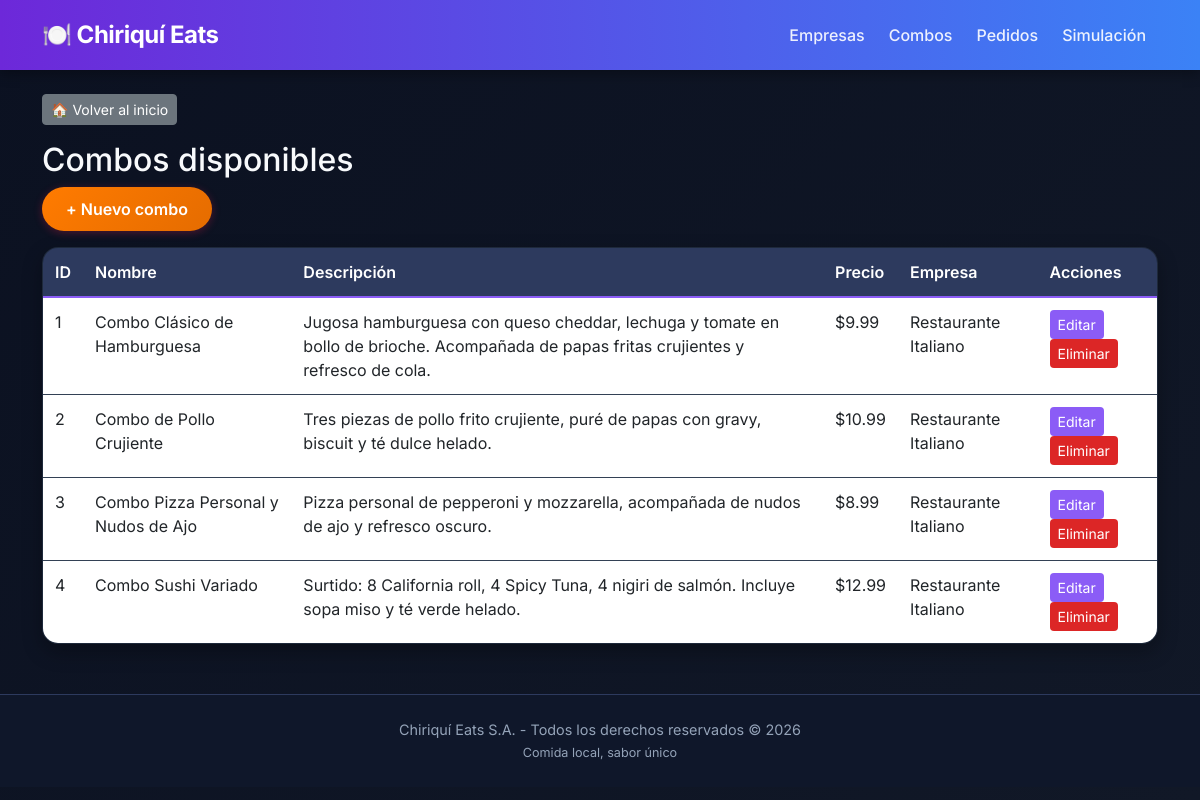
Page /combos on the committed database.
### models.py (models this page shows, shortened)
class Combo(db.Model):
    __tablename__ = 'combos'
    id = db.Column(db.Integer, primary_key=True)
    name = db.Column(db.String(100), nullable=False)
    description = db.Column(db.String(255))
    items = db.Column(db.String(500))   # nuevo: lista de comidas separadas por coma
    price = db.Column(db.Float, nullable=False)
    company_id = db.Column(db.Integer, db.ForeignKey('companies.id'), nullable=False)

class Company(db.Model):
    __tablename__ = 'companies'
    id = db.Column(db.Integer, primary_key=True)
    name = db.Column(db.String(100), nullable=False)
    email = db.Column(db.String(100), nullable=False)
    phone = db.Column(db.String(20))
    address = db.Column(db.String(200))
    combos = db.relationship('Combo', backref='company', lazy=True, cascade='all, delete-orphan')

### app.py (the view)
@app.route('/combos')
def list_combos():
    combos = Combo.query.all()
    return render_template('combos.html', combos=combos)

### templates/combos.html
{% extends "base.html" %}
{% block content %}
<a href="{{ url_for('index') }}" class="btn btn-secondary btn-sm mb-3">🏠 Volver al inicio</a>
<h2>Combos disponibles</h2>
<a href="{{ url_for('create_combo') }}" class="btn btn-primary mb-3">+ Nuevo combo</a>
<table class="table">
    <thead>
        <tr><th>ID</th><th>Nombre</th><th>Descripción</th><th>Precio</th><th>Empresa</th><th>Acciones</th></tr>
    </thead>
    <tbody>
        {% for combo in combos %}
        <tr>
            <td>{{ combo.id }}</td>
            <td>{{ combo.name }}</td>
            <td>{{ combo.description }}</td>
            <td>${{ combo.price }}</td>
            <td>{{ combo.company.name }}</td>
            <td>
                <a href="{{ url_for('edit_combo', id=combo.id) }}" class="btn btn-sm btn-warning">Editar</a>
                <a href="{{ url_for('delete_combo', id=combo.id) }}" class="btn btn-sm btn-danger" onclick="return confirm('¿Eliminar combo?')">Eliminar</a>
            </td>
        </tr>
        {% endfor %}
    </tbody>
</table>
{% endblock %}

### templates/base.html (shortened to what this page needs)
<!DOCTYPE html>
<html lang="es">
<head>
    <link href="https://cdn.jsdelivr.net/npm/bootstrap@5.3.0/dist/css/bootstrap.min.css" rel="stylesheet">
    <link rel="stylesheet" href="{{ url_for('static', filename='css/disenos.css') }}">
</head>
<body>
    <nav class="navbar navbar-expand-lg navbar-custom">
        <div class="container">
            <a class="navbar-brand" href="{{ url_for('index') }}">🍽️ Chiriquí Eats</a>
            <div class="collapse navbar-collapse" id="navbarNav">
                <ul class="navbar-nav ms-auto">
                    <li class="nav-item"><a class="nav-link" href="{{ url_for('list_companies') }}">Empresas</a></li>
                    <li class="nav-item"><a class="nav-link" href="{{ url_for('list_combos') }}">Combos</a></li>
                    <li class="nav-item"><a class="nav-link" href="{{ url_for('list_orders') }}">Pedidos</a></li>
                    <li class="nav-item"><a class="nav-link" href="{{ url_for('simulate') }}">Simulación</a></li>
                </ul>
            </div>
        </div>
    </nav>
    <div class="container mt-4">
        {% block content %}{% endblock %}
    </div>
    <footer class="footer-custom">
        <div class="container">
            <p class="mb-0">Chiriquí Eats S.A. - Todos los derechos reservados &copy; 2026</p>
            <small>Comida local, sabor único</small>
        </div>
    </footer>
</body>
</html>

### static/css/disenos.css (style rules this page uses)
* { margin: 0; padding: 0; box-sizing: border-box; }
body { background: linear-gradient(135deg, #0B1121 0%, #111827 100%); color: #F8FAFC; font-family: 'Inter', 'Segoe UI', sans-serif; min-height: 100vh; }
.navbar-custom { background: linear-gradient(90deg, #6D28D9 0%, #3B82F6 100%); box-shadow: 0 4px 12px rgba(0, 0, 0, 0.3); padding: 12px 0; }
.navbar-custom .navbar-brand { font-weight: 700; font-size: 1.5rem; color: white !important; letter-spacing: -0.5px; }
.navbar-custom .nav-link { color: rgba(255, 255, 255, 0.9) !important; font-weight: 500; margin: 0 4px; transition: 0.2s; }
.card, .jumbotron, .bg-light, .table { background-color: #1E293B; border: 1px solid #334155; border-radius: 20px; box-shadow: 0 8px 20px rgba(0, 0, 0, 0.3); color: #000000; }
.card-header, .table thead th { background-color: #2D3A5E; color: white; font-weight: 600; border-bottom: 2px solid #8B5CF6; }
.table { border-radius: 16px; overflow: hidden; }
.table td, .table th { border-color: #334155; padding: 12px; }
.btn-primary { background: linear-gradient(135deg, #E11D48 0%, #BE123C 100%); border: none; color: white; font-weight: 600; padding: 10px 24px; border-radius: 40px; transition: all 0.2s ease; box-shadow: 0 2px 8px rgba(225, 29, 72, 0.3); }
.btn-warning { background: #8B5CF6; border: none; color: white; }
.btn-danger { background: #DC2626; border: none; }
.footer-custom { background: #0F172A; border-top: 1px solid #2D3A5E; padding: 24px 0; margin-top: 50px; text-align: center; color: #94A3B8; font-size: 0.9rem; }
a { color: #A78BFA; text-decoration: none; }
.btn-primary { background: linear-gradient(135deg, #ff7b00, #e56c00); border: none; }

### rows in the picture
Combo: id "1", name "Combo Clásico de Hamburguesa", description "Jugosa hamburguesa con queso cheddar, lechuga y tomate en bollo de brioche. Acompañada de papas fritas crujientes y refresco de cola.", price "9.99", company.name "Restaurante Italiano"
Combo: id "2", name "Combo de Pollo Crujiente", description "Tres piezas de pollo frito crujiente, puré de papas con gravy, biscuit y té dulce helado.", price "10.99", company.name "Restaurante Italiano"
Combo: id "3", name "Combo Pizza Personal y Nudos de Ajo", description "Pizza personal de pepperoni y mozzarella, acompañada de nudos de ajo y refresco oscuro.", price "8.99", company.name "Restaurante Italiano"
Combo: id "4", name "Combo Sushi Variado", description "Surtido: 8 California roll, 4 Spicy Tuna, 4 nigiri de salmón. Incluye sopa miso y té verde helado.", price "12.99", company.name "Restaurante Italiano"
